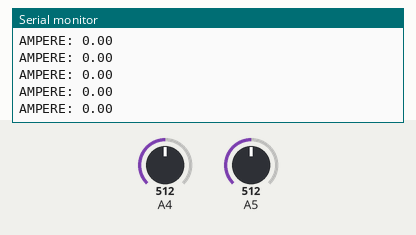
This sketch was run on a simulated Arduino Uno, built with avr-gcc and run on an emulated ATmega328P. On the bench: the last lines printed to the serial monitor. Inputs (shaded band) come from the test bench; at power-on: A4 = 512, A5 = 512.

Above: at 1.2 s.
1.3 s: A4 set to 716
At 1.32 s:
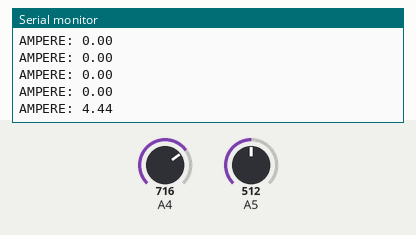
2.8 s: A5 set to 716
At 2.83 s:
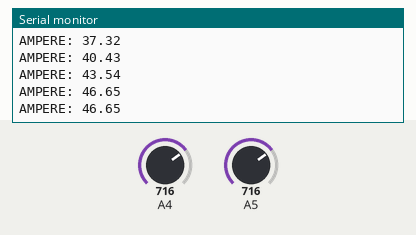
4.3 s: A4 set to 900
At 4.34 s:
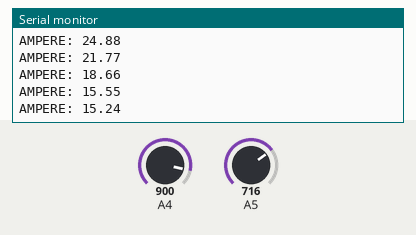
5.8 s: A5 set to 900
At 5.85 s:
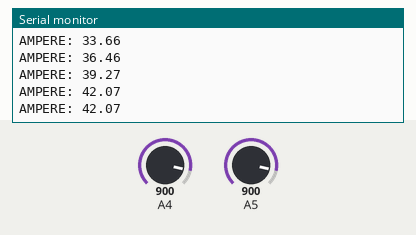
Timing chart, 0 to 8.3 s (numbered marks = the images above; inputs shaded):
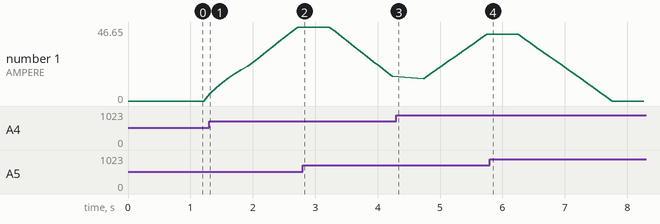

Measured:
- after the input at 1.3 s, the serial monitor: prints a new line at once (image 1)
- after the input at 4.3 s, the serial monitor: prints a new line at once (image 3)
- plotted number 1: 0 → 46.65 after the input at 1.3 s, 46.65 → 15.55 after the input at 2.8 s, 15.55 → 42.07 after the input at 4.3 s, 42.07 → 0 after the input at 5.8 s

The sketch:

LEM_HO_50-S_Sensor.ino
```cpp
/*
  Read LEM HO 50-S-0100 Current Sensor
*/

// the setup routine runs once when you press reset:
void setup() {
  // initialize serial communication:
  Serial.begin(9600);
}

  //crate a function for floating point value conversions:
float conversion(float x, float in_min, float in_max, float out_min, float out_max) {

  return (x - in_min) * (out_max - out_min) / (in_max - in_min) + out_min;
}

  //create a function to average readings:
float movingAverage(float value) {
  const byte nvalues = 20;             // Moving average window size
  static byte current = 0;            // Index for current value
  static byte cvalues = 0;            // Count of values read (<= nvalues)
  static float sum = 0;               // Rolling sum
  static float values[nvalues];       //create an array of readings

  sum += value;

  // If the window is full, adjust the sum by deleting the oldest value
  if (cvalues == nvalues)
    sum -= values[current];

  values[current] = value;          // Replace the oldest with the latest

  if (++current >= nvalues)         //return to array start
    current = 0;

  if (cvalues < nvalues)            //move to next array position
    cvalues += 1;

  return sum/cvalues;
}

// the loop routine runs over and over again forever:
void loop() {
  // read the input on analog pin 0:
  float refValue = analogRead(A5) * 10;
  //Serial.println(refValue);
  float sensorValue = analogRead(A4) * 10;
  //Serial.println(sensorValue);
  float diff = (refValue-sensorValue);
  //Serial.println(diff);

  //map analog values to sensor parameters
  //difference between REF and ACTUAL, minimum analog value, maximum analog value, max sensor value, min sensor value
  float amp = conversion(diff,-4100, 4100, 125, -125);
  //average the last measurements
  amp = movingAverage(amp);
  // print out the averaged value:
  Serial.print("AMPERE: ");
  Serial.println(amp);
  //delay
  delay(100);
}
```
